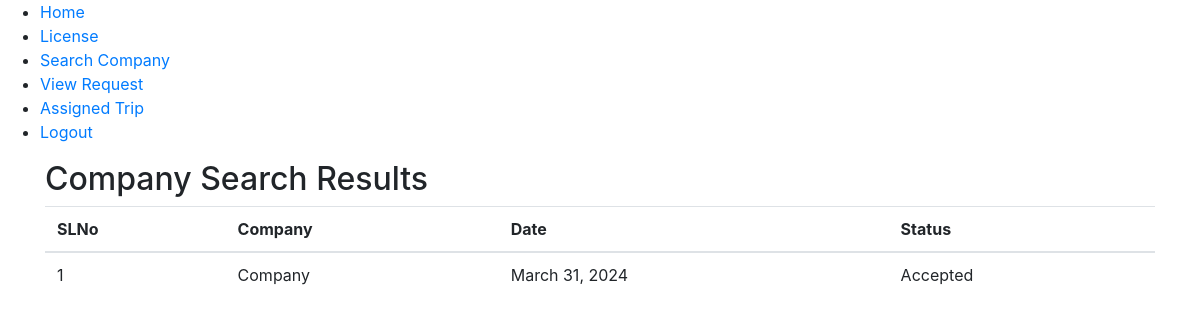
/Driver/ViewRequest/ (signed in), run on an earlier commit of the app's database.
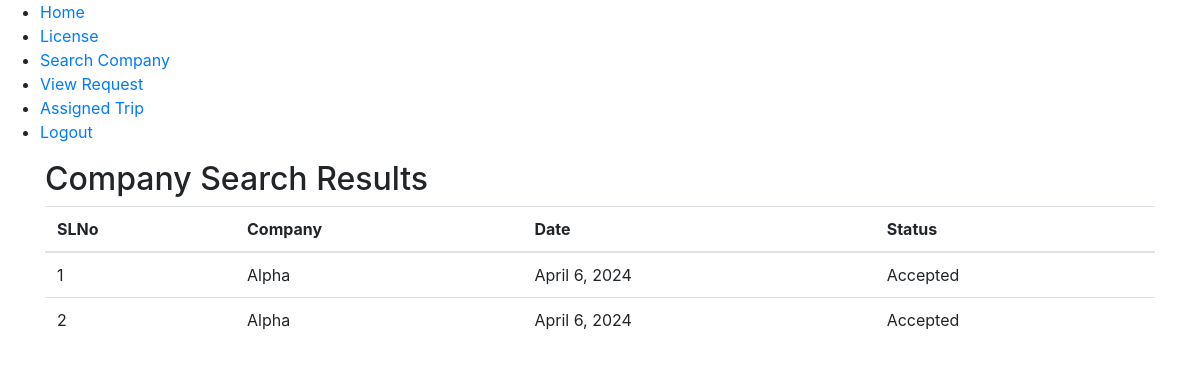
And on a later commit of the database.
### Company/models.py (models this page shows)
class tbl_driver_request(models.Model):
    request_id = models.AutoField(primary_key=True)
    request_date = models.DateField(auto_now_add=True)
    request_status = models.CharField(max_length=10, default=0)
    company_id = models.ForeignKey(tbl_company,on_delete=models.CASCADE)
    driver_id = models.ForeignKey(tbl_driver,on_delete=models.CASCADE)

### Guest/models.py (models this page shows)
class tbl_company(models.Model):
    company_id = models.AutoField(primary_key=True)
    company_name = models.CharField(max_length=50)
    company_contact = models.CharField(max_length=50)
    company_email = models.CharField(max_length=50)
    company_address = models.CharField(max_length=50)
    company_password = models.CharField(max_length=50)
    company_doj = models.DateField(auto_now_add=True)
    company_since = models.CharField(max_length=50)
    company_proof = models.FileField(upload_to='Files/')
    company_logo = models.FileField(upload_to='Files/')
    location_id = models.ForeignKey(tbl_location,on_delete=models.CASCADE)
    owner_name = models.CharField(max_length=50)
    owner_email = models.CharField(max_length=50)
    owner_contact = models.CharField(max_length=50)
    company_status = models.IntegerField(default=0)

### Driver/views.py (the view)
# urls.py: path('ViewRequest/',views.ViewRequest,name="ViewRequest"),
def ViewRequest(request):
    did = tbl_driver.objects.get(driver_id=request.session['did'])
    requestData = tbl_driver_request.objects.filter(driver_id=did)
    return render(request,"Driver/ViewRequest.html",{'requestData':requestData})

### Driver/Templates/Driver/ViewRequest.html (shortened to what this page needs)
{% extends 'Driver/Include.html' %}
{% load static %}
{% block content %}
<!DOCTYPE html>
<html lang="en">
<head>
    <link href="https://stackpath.bootstrapcdn.com/bootstrap/4.5.2/css/bootstrap.min.css" rel="stylesheet">
</head>
<body>
    <div class="container">
        <h2>Company Search Results</h2>
        <table class="table">
            <thead>
                <tr>
                    <th>SLNo</th>
                    <th>Company</th>
                    <th>Date</th>
                    <th>Status</th>
                </tr>
            </thead>
            <tbody>
                {% for i in requestData %}
                <tr>
                    <td>{{ forloop.counter }}</td>
                    <td>{{ i.company_id.company_name }}</td>
                    <td>{{ i.request_date }}</td>
                    <td>
                        {% if i.request_status == "0" %}
                            Pending
                        {% elif i.request_status == "1" %}
                            Accepted
                        {% elif i.request_status == "2" %}
                            Rejected
                        {% endif %}
                    </td>
                </tr>
                {% endfor %}
            </tbody>
        </table>
    </div>
</body>
</html>
{% endblock content %}

What changed in the data, as far as the page shows it:
changed tbl_driver_request (number 1 of 2 on the later page): company_id.company_name "Company" → "Alpha"; request_date "March 31, 2024" → "April 6, 2024"
added tbl_driver_request: company_id.company_name "Alpha", request_date "April 6, 2024", request_status "Accepted"
